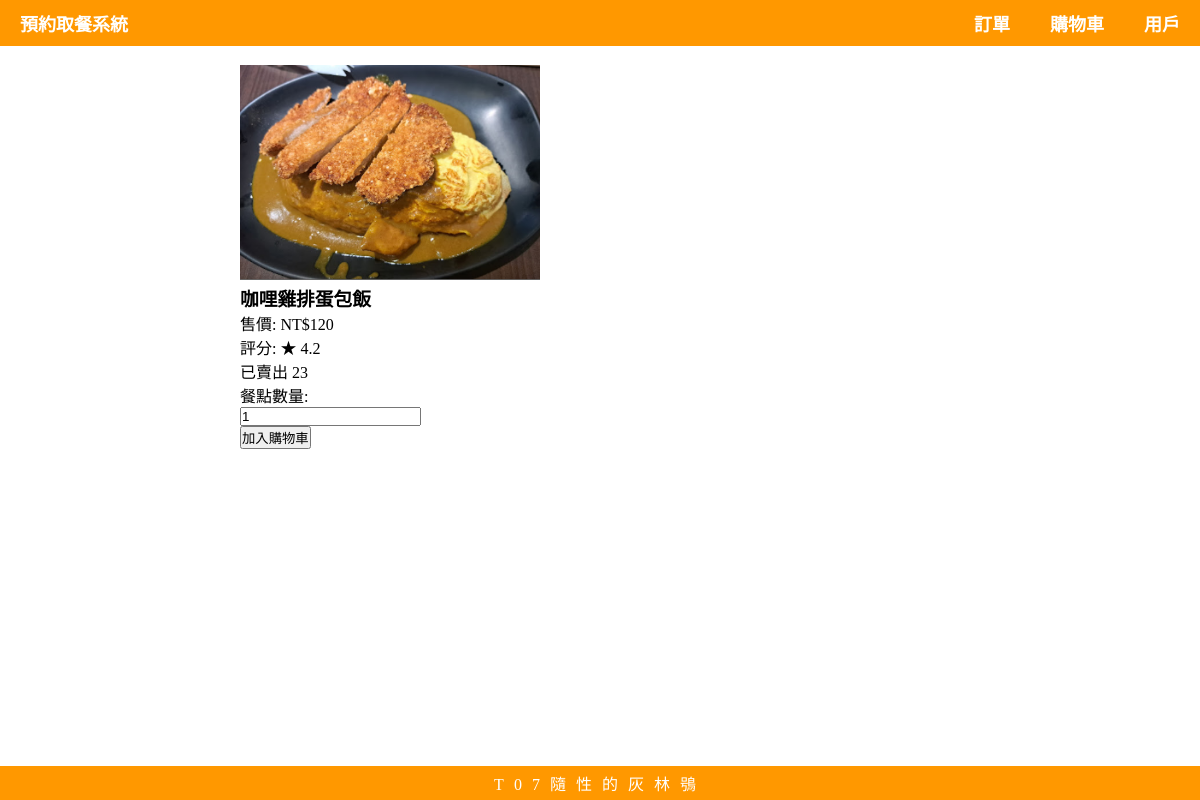
The page /food/5 on the database its author committed.
### Pre_Order_System/models.py (models this page shows, shortened)
class Food(models.Model):
    restaurant = models.ForeignKey(Restaurant, on_delete=models.CASCADE, related_name='menu_items', verbose_name='店家')
    name = models.CharField(max_length=100, verbose_name='菜名')
    price = models.IntegerField(default=0, verbose_name='售價')
    stars = models.IntegerField(default=0, verbose_name='總星數')
    sales = models.IntegerField(default=0, verbose_name='總銷售量')
    img = models.ImageField(upload_to='food_images/', verbose_name='圖片')
    def get_rating(self):
        if self.sales == 0:
            return 0
        else:
            return round(self.stars / self.sales, 1)

### Pre_Order_System/views.py (the view)
# urls.py: path('food/<int:id>', views.food, name='food'),
def food(request, id):
    food = get_object_or_404(Food, id = id)
    addfood_success = False
    quantity = 0
    if request.method == 'POST':
        if not request.user.is_authenticated:
            return redirect('login')
        addofood_form = AddFoodForm(request.POST)
        if addofood_form.is_valid():
            quantity = addofood_form.cleaned_data['quantity']
            member = Member.objects.get(user=request.user)
            cartitem, created = CartItem.objects.get_or_create(member=member, food=food, defaults={'quantity': quantity})
            if not created:
                cartitem.quantity += quantity
                cartitem.save()
            addfood_success = True
        else:
            context = {
                'food': food,
                'addofood_form': addofood_form,
                'addfood_success': addfood_success,
                'message': "系統錯誤！請再試一次",
            }
            return render(request, 'food.html', context)
    else:
        addofood_form = AddFoodForm()
    context = {
        'food': food,
        'addofood_form': addofood_form,
        'addfood_success': addfood_success,
        'quantity': quantity,
    }
    return render(request, 'food.html', context)

### Pre_Order_System/forms.py
class AddFoodForm(forms.Form):
    quantity = forms.IntegerField(initial=1, min_value=1)

### Pre_Order_System/templates/food.html (shortened to what this page needs)
{% extends "master.html" %}
{% block content %}
<img src="{{ food.img.url }}" alt="{{ food.name }}" style="width: 300px;">
<h3>{{ food.name }}</h3>
<p>售價: NT${{ food.price }}</p>
<p>評分: &starf; {{ food.get_rating|floatformat:1 }}</p>
<p>已賣出 {{ food.sales }}</p>
<form action="" method="post">
    <label for="quantity">餐點數量: </label><br>
    {{ addofood_form.quantity }}<br>
    <input type="submit" value="加入購物車">
</form>
{% endblock %}

### static/css/master.css (style rules this page uses)
* { margin: 0; padding: 0; }

### rows shown on the page
Food: img (picture), name "咖哩雞排蛋包飯", price "120", get_rating "4.2", sales "23"
